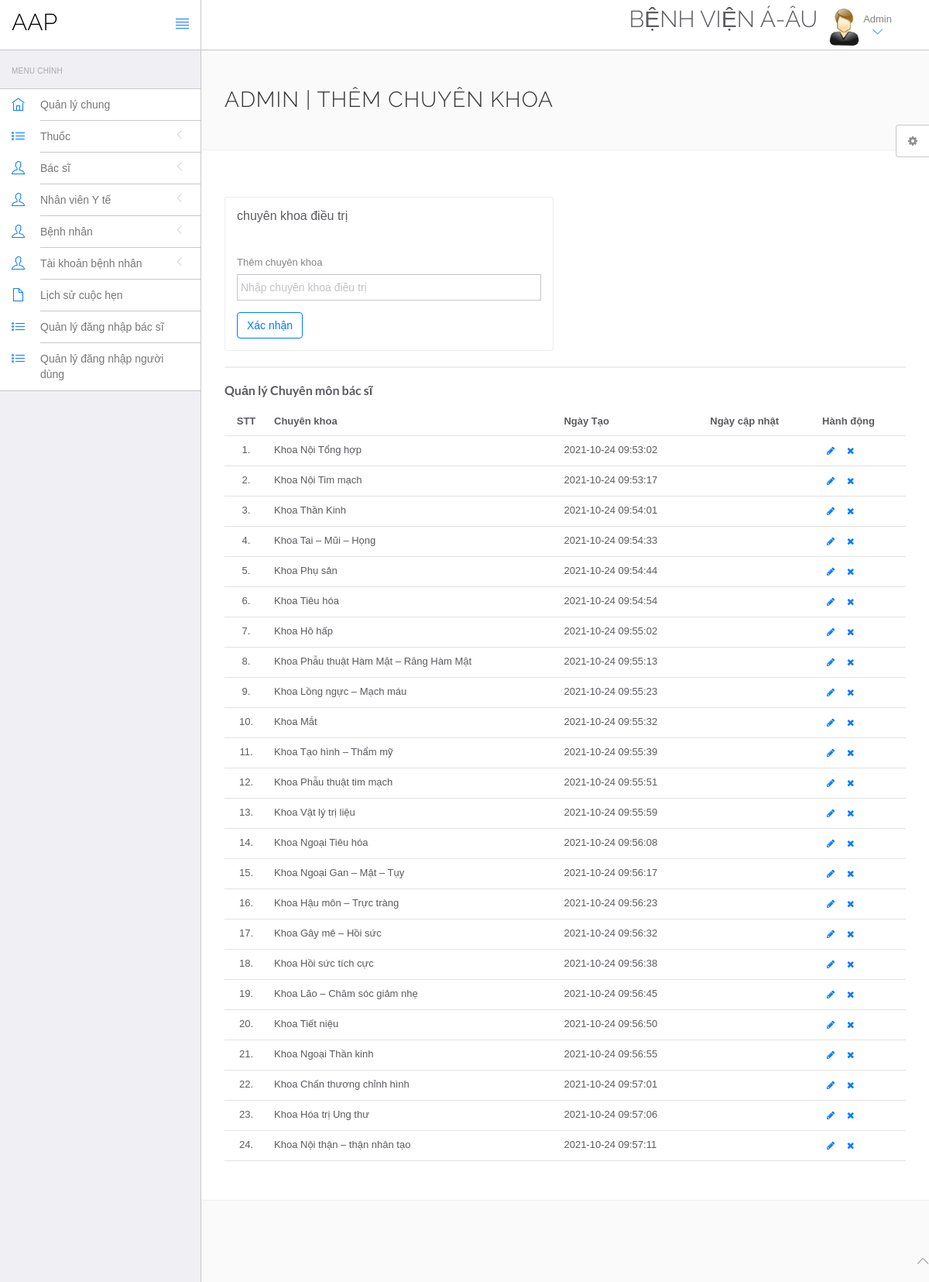
The page /hms/admin/doctor-specilization.php (signed in) on the database its author committed.
### tables this page shows
CREATE TABLE `doctorspecilization` (
  `id` int(11) NOT NULL,
  `specilization` varchar(255) DEFAULT NULL,
  `creationDate` timestamp NULL DEFAULT current_timestamp(),
  `updationDate` timestamp NULL DEFAULT NULL
);

### hms/admin/doctor-specilization.php (the view, shortened to what this page needs)
<?php
include('include/config.php');
?>
<!DOCTYPE html>
<html lang="en">
<head>
    <link rel="stylesheet" href="vendor/bootstrap/css/bootstrap.min.css">
    <link rel="stylesheet" href="vendor/fontawesome/css/font-awesome.min.css">
    <link rel="stylesheet" href="vendor/themify-icons/themify-icons.min.css">
    <link href="vendor/animate.css/animate.min.css" rel="stylesheet" media="screen">
    <link href="vendor/perfect-scrollbar/perfect-scrollbar.min.css" rel="stylesheet" media="screen">
    <link href="vendor/switchery/switchery.min.css" rel="stylesheet" media="screen">
    <link href="vendor/bootstrap-touchspin/jquery.bootstrap-touchspin.min.css" rel="stylesheet" media="screen">
    <link href="vendor/select2/select2.min.css" rel="stylesheet" media="screen">
    <link href="vendor/bootstrap-datepicker/bootstrap-datepicker3.standalone.min.css" rel="stylesheet" media="screen">
    <link href="vendor/bootstrap-timepicker/bootstrap-timepicker.min.css" rel="stylesheet" media="screen">
    <link rel="stylesheet" href="assets/css/styles.css">
    <link rel="stylesheet" href="assets/css/plugins.css">
    <link rel="stylesheet" href="assets/css/themes/theme-1.css" id="skin_color" />
</head>
<body>
    <div id="app">
        <?php include('include/sidebar.php');?>
        <div class="app-content">
            <?php include('include/header.php');?>
            <div class="main-content">
                <div class="wrap-content container" id="container">
                    <section id="page-title">
                        <div class="row">
                            <div class="col-sm-8">
                                <h1 class="mainTitle">Admin | Thêm chuyên khoa</h1>
                            </div>
                        </div>
                    </section>
                    <div class="container-fluid container-fullw bg-white">
                        <div class="row">
                            <div class="col-md-12">
                                <div class="row margin-top-30">
                                    <div class="col-lg-6 col-md-12">
                                        <div class="panel panel-white">
                                            <div class="panel-heading">
                                                <h5 class="panel-title">chuyên khoa điều trị</h5>
                                            </div>
                                            <div class="panel-body">
                                                <form role="form" name="dcotorspcl" method="post">
                                                    <div class="form-group">
                                                        <label for="exampleInputEmail1">
                                                            Thêm chuyên khoa
                                                        </label>
                                                        <input type="text" name="doctorspecilization"
                                                            class="form-control"
                                                            placeholder="Nhập chuyên khoa điều trị">
                                                    </div>
                                                    <button type="submit" name="submit" class="btn btn-o btn-primary">
                                                        Xác nhận
                                                    </button>
                                                </form>
                                            </div>
                                        </div>
                                    </div>
                                </div>
                            </div>
                            <div class="col-lg-12 col-md-12">
                                <div class="panel panel-white">
                                </div>
                            </div>
                        </div>
                        <div class="row">
                            <div class="col-md-12">
                                <h5 class="over-title margin-bottom-15"><span class="text-bold">Quản lý Chuyên môn bác
                                        sĩ</span></h5>
                                <table class="table table-hover" id="sample-table-1">
                                    <thead>
                                        <tr>
                                            <th class="center">STT</th>
                                            <th>Chuyên khoa</th>
                                            <th class="hidden-xs">Ngày Tạo</th>
                                            <th>Ngày cập nhật</th>
                                            <th>Hành động</th>
                                        </tr>
                                    </thead>
                                    <tbody>
                                        <?php
$sql=mysqli_query($con,"select * from doctorSpecilization");
$cnt=1;
while($row=mysqli_fetch_array($sql))
{
?>
                                        <tr>
                                            <td class="center"><?php echo $cnt;?>.</td>
                                            <td class="hidden-xs"><?php echo $row['specilization'];?></td>
                                            <td><?php echo $row['creationDate'];?></td>
                                            <td><?php echo $row['updationDate'];?>
                                            </td>
                                            <td>
                                                <div class="visible-md visible-lg hidden-sm hidden-xs">
                                                    <a href="edit-doctor-specialization.php?id=<?php echo $row['id'];?>"
                                                        class="btn btn-transparent btn-xs" tooltip-placement="top"
                                                        tooltip="Edit"><i class="fa fa-pencil"></i></a>
                                                    <a href="doctor-specilization.php?id=<?php echo $row['id']?>&del=delete"
                                                        onClick="return confirm('Are you sure you want to delete?')"
                                                        class="btn btn-transparent btn-xs tooltips"
                                                        tooltip-placement="top" tooltip="Remove"><i
                                                            class="fa fa-times fa fa-white"></i></a>
                                                </div>
                                            </td>
                                        </tr>
                                        <?php
$cnt=$cnt+1;
											 }?>
                                    </tbody>
                                </table>
                            </div>
                        </div>
                    </div>
                </div>
            </div>
        </div>
    </div>
    <?php include('include/footer.php');?>
    <?php include('include/setting.php');?>
</body>
</html>

### hms/admin/include/sidebar.php (shortened to what this page needs)
<div class="sidebar app-aside" id="sidebar">
    <div class="sidebar-container perfect-scrollbar">
        <nav>
            <div class="navbar-title">
                <span>MENU CHÍNH</span>
            </div>
            <ul class="main-navigation-menu">
                <li>
                    <a href="dashboard.php">
                        <div class="item-content">
                            <div class="item-media">
                                <i class="ti-home"></i>
                            </div>
                            <div class="item-inner">
                                <span class="title"> Quản lý chung </span>
                            </div>
                        </div>
                    </a>
                </li>
                <li>
                    <a href="javascript:void(0)">
                        <div class="item-content">
                            <div class="item-media">
                                <i class="ti-list"></i>
                            </div>
                            <div class="item-inner">
                                <span class="title"> Thuốc </span><i class="icon-arrow"></i>
                            </div>
                        </div>
                    </a>
                </li>
                <li>
                    <a href="javascript:void(0)">
                        <div class="item-content">
                            <div class="item-media">
                                <i class="ti-user"></i>
                            </div>
                            <div class="item-inner">
                                <span class="title"> Bác sĩ </span><i class="icon-arrow"></i>
                            </div>
                        </div>
                    </a>
                </li>
                <li>
                    <a href="javascript:void(0)">
                        <div class="item-content">
                            <div class="item-media">
                                <i class="ti-user"></i>
                            </div>
                            <div class="item-inner">
                                <span class="title"> Nhân viên Y tế </span><i class="icon-arrow"></i>
                            </div>
                        </div>
                    </a>
                </li>
                <li>
                    <a href="javascript:void(0)">
                        <div class="item-content">
                            <div class="item-media">
                                <i class="ti-user"></i>
                            </div>
                            <div class="item-inner">
                                <span class="title">Bệnh nhân </span><i class="icon-arrow"></i>
                            </div>
                        </div>
                    </a>
                </li>
                <li>
                    <a href="javascript:void(0)">
                        <div class="item-content">
                            <div class="item-media">
                                <i class="ti-user"></i>
                            </div>
                            <div class="item-inner">
                                <span class="title">Tài khoản bệnh nhân </span><i class="icon-arrow"></i>
                            </div>
                        </div>
                    </a>
                </li>
                <li>
                    <a href="appointment-history.php">
                        <div class="item-content">
                            <div class="item-media">
                                <i class="ti-file"></i>
                            </div>
                            <div class="item-inner">
                                <span class="title">Lịch sử cuộc hẹn</span>
                            </div>
                        </div>
                    </a>
                </li>
                <li>
                    <a href="doctor-logs.php">
                        <div class="item-content">
                            <div class="item-media">
                                <i class="ti-list"></i>
                            </div>
                            <div class="item-inner">
                                <span class="title">Quản lý đăng nhập bác sĩ</span>
                            </div>
                        </div>
                    </a>
                </li>
                <li>
                    <a href="user-logs.php">
                        <div class="item-content">
                            <div class="item-media">
                                <i class="ti-list"></i>
                            </div>
                            <div class="item-inner">
                                <span class="title"> Quản lý đăng nhập người dùng<nav></nav> </span>
                            </div>
                        </div>
                    </a>
                </li>
            </ul>
        </nav>
    </div>
</div>

### hms/admin/include/header.php (shortened to what this page needs)
<header class="navbar navbar-default navbar-static-top">
					<div class="navbar-header">
						<a class="navbar-brand" href="#">
							<h2 style="padding-top:20%; color:#000 ">AAP</h2>
						</a>
						<a href="#" class="sidebar-toggler pull-right visible-md visible-lg" data-toggle-class="app-sidebar-closed" data-toggle-target="#app">
							<i class="ti-align-justify"></i>
						</a>
					</div>
					<div class="navbar-collapse collapse">
						<ul class="nav navbar-right">
								<li  style="padding-top:2% ">
								<h2>BỆNH VIỆN Á-ÂU</h2>
							</li>
							<li class="dropdown current-user">
								<a href class="dropdown-toggle" data-toggle="dropdown">
									<img src="assets/images/images.jpg" > <span class="username">
			Admin
									<i class="ti-angle-down"></i></i></span>
								</a>
							</li>
						</ul>
					</div>
				</header>

### hms/admin/include/footer.php
<footer>
				<div class="footer-inner">
					<div class="pull-left">
						&copy; <span class="current-year"></span><span class="text-bold text-uppercase"> AAP</span>. <span>All rights reserved</span>
					</div>
					<div class="pull-right">
						<span class="go-top"><i class="ti-angle-up"></i></span>
					</div>
				</div>
			</footer>

### hms/admin/include/setting.php (shortened to what this page needs)
<div class="settings panel panel-default hidden-xs hidden-sm" id="settings">
				<button ct-toggle="toggle" data-toggle-class="active" data-toggle-target="#settings" class="btn btn-default">
					<i class="fa fa-spin fa-gear"></i>
				</button>
			</div>

### hms/admin/assets/css/plugins.css (style rules this page uses)
.perfect-scrollbar { overflow-y: hidden !important; }

### hms/admin/assets/css/themes/theme-1.css (style rules this page uses)
body { background: #FAFAFA; }
header .navbar-header { background: #ffffff !important; border-right-color: #c8c7cc !important; border-bottom-color: #c8c7cc !important; }
header .navbar-header .sidebar-toggler, header .navbar-header .sidebar-mobile-toggler { color: #007aff !important; }
header .navbar-header .navbar-brand { color: #777 !important; }
header .navbar-collapse { background: #ffffff !important; border-bottom-color: #c8c7cc !important; box-shadow: none !important; }
header .navbar-collapse .navbar-right > li > a { color: #777; }
header .navbar-collapse .navbar-right > li > a i { color: #007aff !important; }
#sidebar { background: #EFEFF4 !important; }
#sidebar:before { border-right-width: "1px" !important; border-right-style: solid; border-right-color: #c8c7cc !important; }
#sidebar nav { border-right-width: "1px" !important; border-right-style: solid; border-right-color: #c8c7cc !important; }
#sidebar nav .navbar-title { color: #aaaaaa; }
#sidebar nav > ul { background: #ffffff !important; border-bottom-color: #c8c7cc !important; border-top-color: #c8c7cc !important; }
#sidebar nav > ul > li > a .item-media > i { color: #007aff !important; }
#sidebar nav > ul > li > a .item-inner { color: #777 !important; border-bottom-color: #c8c7cc; }

### rows shown on the page
doctorspecilization: specilization "Khoa Nội Tổng hợp", creationDate "2021-10-24 09:53:02"
doctorspecilization: specilization "Khoa Nội Tim mạch", creationDate "2021-10-24 09:53:17"
doctorspecilization: specilization "Khoa Thần Kinh", creationDate "2021-10-24 09:54:01"
doctorspecilization: specilization "Khoa Tai – Mũi – Họng", creationDate "2021-10-24 09:54:33"
doctorspecilization: specilization "Khoa Phụ sản", creationDate "2021-10-24 09:54:44"
doctorspecilization: specilization "Khoa Tiêu hóa", creationDate "2021-10-24 09:54:54"
doctorspecilization: specilization "Khoa Hô hấp", creationDate "2021-10-24 09:55:02"
doctorspecilization: specilization "Khoa Phẫu thuật Hàm Mặt – Răng Hàm Mặt", creationDate "2021-10-24 09:55:13"
doctorspecilization: specilization "Khoa Lồng ngực – Mạch máu", creationDate "2021-10-24 09:55:23"
doctorspecilization: specilization "Khoa Mắt", creationDate "2021-10-24 09:55:32"
doctorspecilization: specilization "Khoa Tạo hình – Thẩm mỹ", creationDate "2021-10-24 09:55:39"
doctorspecilization: specilization "Khoa Phẫu thuật tim mạch", creationDate "2021-10-24 09:55:51"
doctorspecilization: specilization "Khoa Vật lý trị liệu", creationDate "2021-10-24 09:55:59"
doctorspecilization: specilization "Khoa Ngoại Tiêu hóa", creationDate "2021-10-24 09:56:08"
doctorspecilization: specilization "Khoa Ngoại Gan – Mật – Tụy", creationDate "2021-10-24 09:56:17"
doctorspecilization: specilization "Khoa Hậu môn – Trực tràng", creationDate "2021-10-24 09:56:23"
doctorspecilization: specilization "Khoa Gây mê – Hồi sức", creationDate "2021-10-24 09:56:32"
doctorspecilization: specilization "Khoa Hồi sức tích cực", creationDate "2021-10-24 09:56:38"
doctorspecilization: specilization "Khoa Lão – Chăm sóc giảm nhẹ", creationDate "2021-10-24 09:56:45"
doctorspecilization: specilization "Khoa Tiết niệu", creationDate "2021-10-24 09:56:50"
doctorspecilization: specilization "Khoa Ngoại Thần kinh", creationDate "2021-10-24 09:56:55"
doctorspecilization: specilization "Khoa Chấn thương chỉnh hình", creationDate "2021-10-24 09:57:01"
doctorspecilization: specilization "Khoa Hóa trị Ung thư", creationDate "2021-10-24 09:57:06"
doctorspecilization: specilization "Khoa Nội thận – thận nhân tạo", creationDate "2021-10-24 09:57:11"
